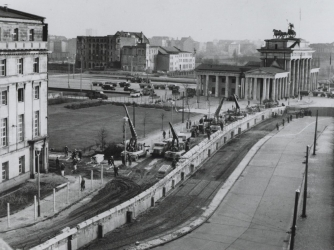
//> input picture Sobel/berlin.jpeg, 334 x 250 px
$ ./main   (built with g++ and OpenCV 4)
//> lines starting //> are read from the running program, lines starting //| are printed output that depends on the picture
#include <cmath>
#include <iostream>
#include <vector>
#include <stdlib.h>

#include "opencv2/highgui/highgui.hpp"
#include "opencv2/imgproc/imgproc.hpp"

using namespace cv;
using namespace std;

/*

Author: Ruslan Purii
Group 5

*/


//sobel y gradient
int xGradient(Mat image, int x, int y)
{
    return image.at<uchar>(y-1, x-1) +
                2*image.at<uchar>(y, x-1) +
                 image.at<uchar>(y+1, x-1) -
                  image.at<uchar>(y-1, x+1) -
                   2*image.at<uchar>(y, x+1) -
                    image.at<uchar>(y+1, x+1);
}

//sobel y gradient
int yGradient(Mat image, int x, int y)
{
    return image.at<uchar>(y-1, x-1) +
                2*image.at<uchar>(y-1, x) +
                 image.at<uchar>(y-1, x+1) -
                  image.at<uchar>(y+1, x-1) -
                   2*image.at<uchar>(y+1, x) -
                    image.at<uchar>(y+1, x+1);
}


//return sobel filtered image
Mat sobel(const Mat &src){
    //create new image
    Mat res(Size(src.cols, src.rows), CV_8UC1);

    vector<double> vec(src.cols*src.rows);

    //check input
    if (src.data == 0){
        cout << "Wrong data" << endl;
        return res;
    }

    //save gradients to vector
    vector<int> gxs(res.rows*res.cols);
    vector<int> gys(res.rows*res.cols);
    //for each pixel find gradients and new values
    double gx, gy, sum;
    for(int y = 1; y < src.rows - 1; y++){
        for(int x = 1; x < src.cols - 1; x++){
            gx = xGradient(src, x, y);
            gy = yGradient(src, x, y);
            sum = abs(gx) + abs(gy);
            sum = sum > 255 ? 255:sum;
            sum = sum < 0 ? 0 : sum;
            res.at<uchar>(y,x) = sum;
        }
    }
//> this loop made 248 passes
//> (gx, gy, sum) on passes 1 to 3: (-1, -3, 4), (-2, 4, 6), (-4, 2, 6)
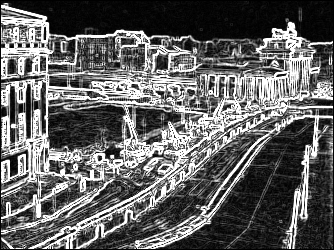
//> res: 250 rows x 334 cols, CV_8UC1; min 0, max 255, mean 99.4
//> after the loop, gx = 58; gy = -6; sum = 64

    return res;
}

int main()
{
    string path ("D:/DEV/Project/berlin.jpeg");
    Mat src;

    src = imread(path.c_str(), IMREAD_GRAYSCALE );

    Mat g = sobel(src);

    imshow("Source image", src);
    imshow("Sobel", g);

    waitKey(0);

    return 0;
}
